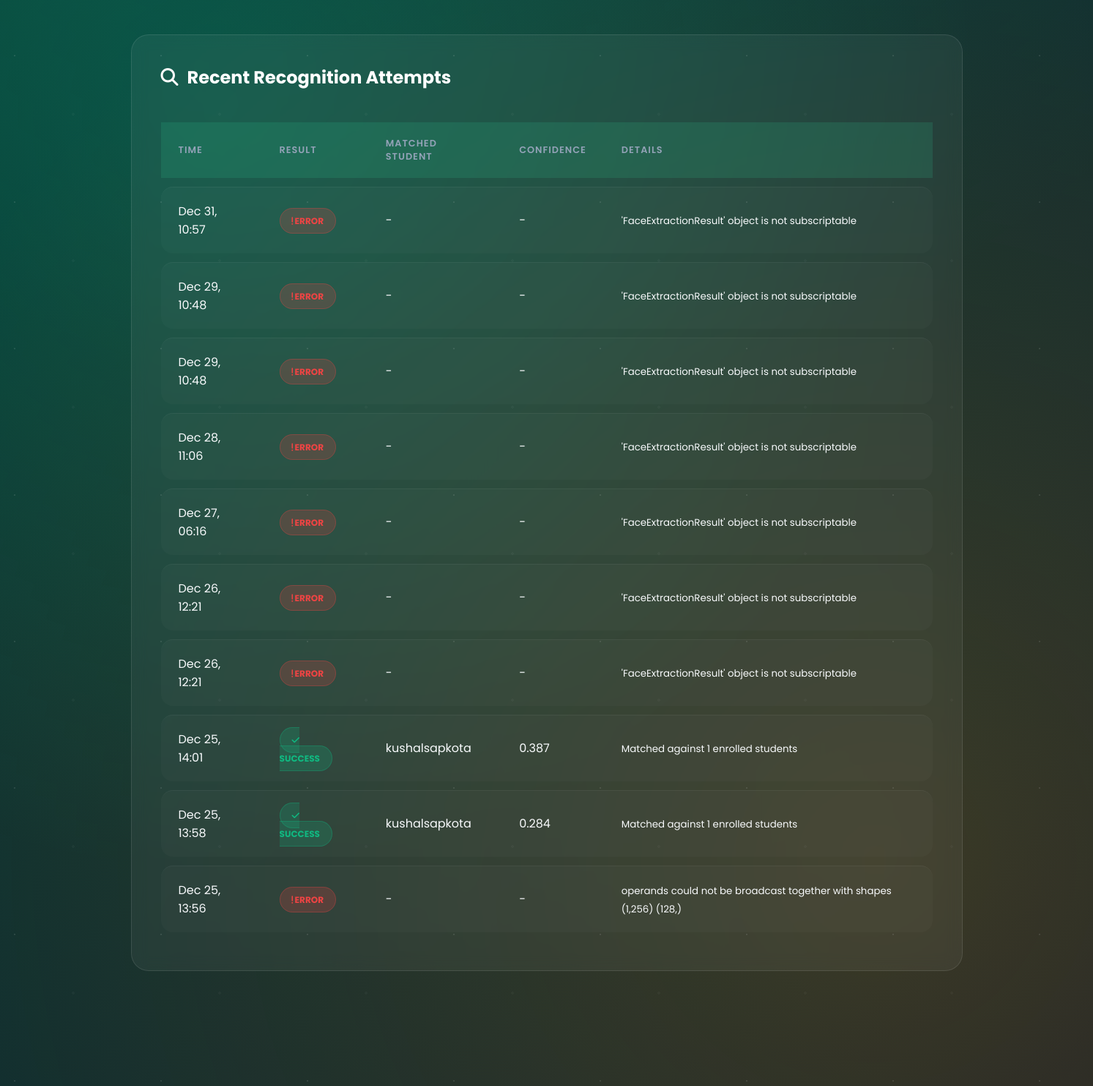
/face/dashboard/ (signed in, middle part), run on an earlier commit of the app's database.
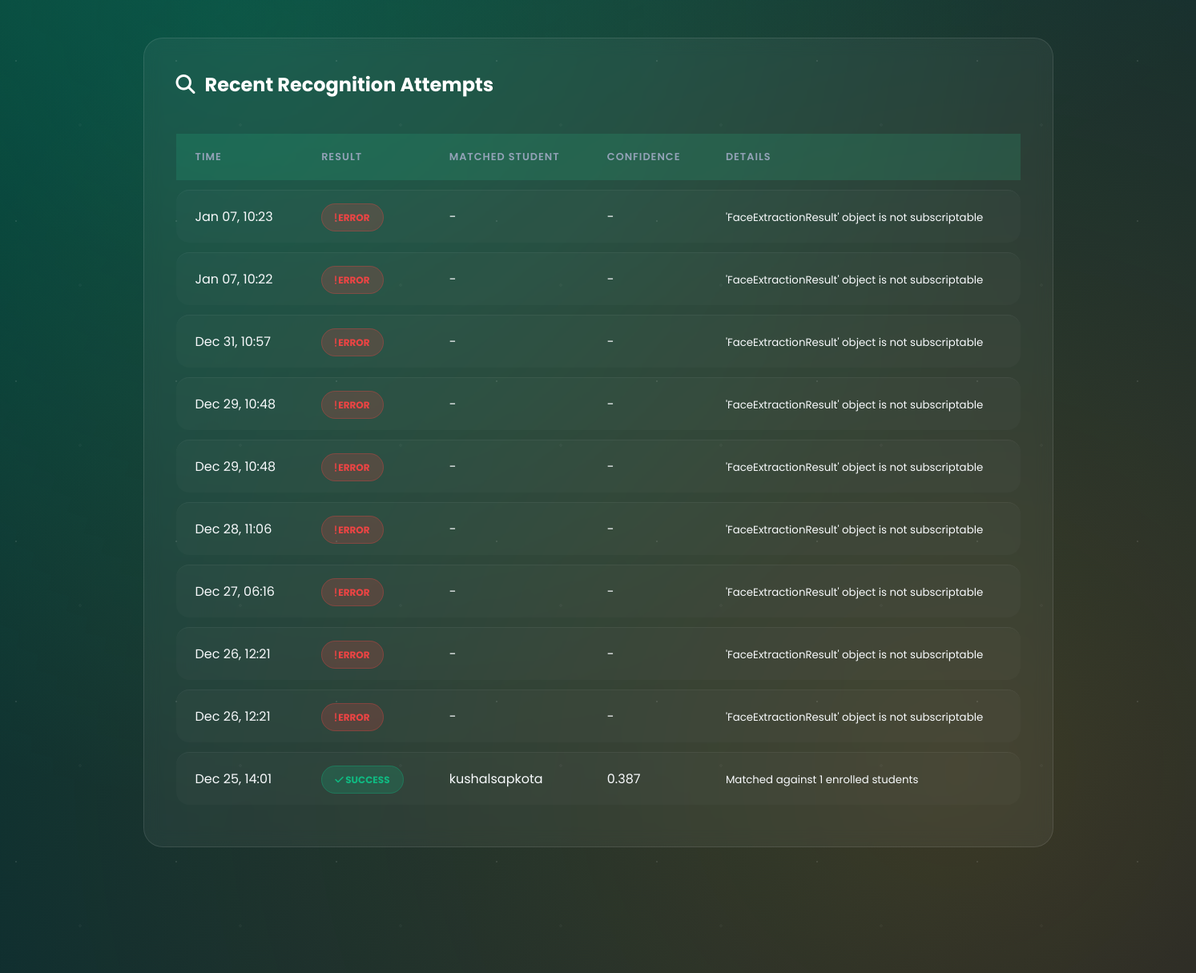
And on a later commit of the database.
### idchartrecognation/models.py (models this page shows, shortened)
class RecognitionLog(models.Model):
    RESULT_CHOICES = [
        ('success', 'Success'),
        ('no_match', 'No Match Found'),
        ('no_face', 'No Face Detected'),
        ('multiple_faces', 'Multiple Faces Detected'),
        ('poor_quality', 'Poor Quality Image'),
        ('error', 'Error'),
    ]
    image = models.ImageField(upload_to='recognition_logs/', null=True, blank=True)
    result = models.CharField(max_length=20, choices=RESULT_CHOICES)
    matched_student = models.ForeignKey(
        Student,
        on_delete=models.SET_NULL,
        null=True,
        blank=True,
        related_name='recognition_logs'
    )
    confidence = models.FloatField(
        null=True,
        blank=True,
        help_text='Match confidence score (lower is better, < 0.6 is good match)'
    )
    timestamp = models.DateTimeField(auto_now_add=True)
    details = models.TextField(blank=True, help_text='Additional details or error messages')
    class Meta:
        ordering = ['-timestamp']
        verbose_name = "Recognition Log"
        verbose_name_plural = "Recognition Logs"
        indexes = [
            models.Index(fields=['-timestamp']),
            models.Index(fields=['matched_student', '-timestamp']),
        ]

### home/models.py (models this page shows, shortened)
class Student(models.Model):
    MAX_BOOKS_ALLOWED = 5  # Maximum books a student can issue at once
    user = models.OneToOneField(User, on_delete=models.CASCADE)
    classroom = models.CharField(max_length=10, blank=True, default='N/A')
    branch = models.CharField(max_length=10, blank=True, default='N/A')
    roll_no = models.CharField(max_length=3, blank=True)
    phone = models.CharField(
        max_length=10,
        blank=True,
        validators=[RegexValidator(
            regex=r'^\d{10}$',
            message='Phone number must be exactly 10 digits'
        )]
    )
    image = models.ImageField(upload_to="student_images/", blank=True)
    date_joined = models.DateTimeField(auto_now_add=True)
    is_active = models.BooleanField(default=True)
    class Meta:
        ordering = ['user__username']

### idchartrecognation/views.py (the view)
# urls.py: path('dashboard/', views.dashboard, name='dashboard'),
@login_required
def dashboard(request):
    total_enrolled = FaceEncoding.objects.filter(is_active=True).count()
    total_students = Student.objects.filter(is_active=True).count()
    enrollment_percentage = (total_enrolled / total_students * 100) if total_students > 0 else 0
    recent_enrollments = FaceEncoding.objects.filter(
        is_active=True
    ).select_related('student__user').order_by('-enrolled_at')[:10]
    week_ago = timezone.now() - timedelta(days=7)
    recognition_stats = RecognitionLog.objects.filter(
        timestamp__gte=week_ago
    ).values('result').annotate(count=Count('result'))
    recent_recognitions = RecognitionLog.objects.select_related(
        'matched_student__user'
    ).order_by('-timestamp')[:10]
    context = {
        'total_enrolled': total_enrolled,
        'total_students': total_students,
        'enrollment_percentage': enrollment_percentage,
        'recent_enrollments': recent_enrollments,
        'recognition_stats': recognition_stats,
        'recent_recognitions': recent_recognitions,
    }
    return render(request, 'idchartrecognation/dashboard.html', context)

### idchartrecognation/templates/idchartrecognation/dashboard.html (shortened to what this page needs)
{% extends 'base.html' %}
{% block content %}
{% if recent_recognitions %}
<div class="section-card">
    <h3><i class="fas fa-search"></i> Recent Recognition Attempts</h3>
    <div class="table-responsive">
        <table class="data-table">
            <thead>
                <tr>
                    <th>Time</th>
                    <th>Result</th>
                    <th>Matched Student</th>
                    <th>Confidence</th>
                    <th>Details</th>
                </tr>
            </thead>
            <tbody>
                {% for log in recent_recognitions %}
                <tr>
                    <td>{{ log.timestamp|date:"M d, H:i" }}</td>
                    <td>
                        {% if log.result == 'success' %}
                            <span class="badge badge-success"><i class="fas fa-check"></i> Success</span>
                        {% elif log.result == 'no_match' %}
                            <span class="badge badge-warning"><i class="fas fa-times"></i> No Match</span>
                        {% else %}
                            <span class="badge badge-danger"> {{ log.result|title }}</span>
                        {% endif %}
                    </td>
                    <td>
                        {% if log.matched_student %}
                            {{ log.matched_student.user.get_full_name|default:log.matched_student.user.username }}
                        {% else %}
                            -
                        {% endif %}
                    </td>
                    <td>
                        {% if log.confidence %}
                            {{ log.confidence|floatformat:3 }}
                        {% else %}
                            -
                        {% endif %}
                    </td>
                    <td><small>{{ log.details|truncatewords:10 }}</small></td>
                </tr>
                {% endfor %}
            </tbody>
        </table>
    </div>
</div>
{% endif %}
{% endblock %}

### home/templates/base.html (shortened to what this page needs)
{% load static %}
<!DOCTYPE html>
<html lang="en">
<head>
    <link rel="stylesheet" href="{% static 'user/style.css' %}">
    <link rel="stylesheet" href="https://cdnjs.cloudflare.com/ajax/libs/font-awesome/6.4.0/css/all.min.css">
</head>
<body>
    <div class="container">
        {% block content %}
        {% endblock %}
    </div>
</body>
</html>

### user/static/user/style.css (style rules this page uses)
:root { --primary: #10b981; --secondary: #059669; --accent: #f59e0b; --success: #14b8a6; --danger: #ef4444; --dark: #0f172a; --card-bg: rgba(255, 255, 255, 0.05); --text: #f8fafc; --text-muted: #94a3b8; --shadow-color: rgba(16, 185, 129, 0.3); }
* { margin: 0; padding: 0; box-sizing: border-box; }
body { font-family: 'Poppins', sans-serif; background: linear-gradient(135deg, #064e3b 0%, #0f172a 100%); min-height: 100vh; color: var(--text); position: relative; overflow-x: hidden; }
body::before { content: ''; position: fixed; top: 0; left: 0; width: 100%; height: 100%; background: radial-gradient(circle at 20% 50%, rgba(16, 185, 129, 0.2), transparent 50%), radial-gradient(circle at 80% 80%, rgba(245, 158, 11, 0.2), transparent 50%), radial-gradient(circle at 40% 20%, rgba(20, 184, 166, 0.15), transparent 50%); pointer-events: none; z-index: 0; animation: gradientShift 15s ease infinite; }
body::after { content: ''; position: fixed; top: 0; left: 0; width: 100%; height: 100%; background-image: radial-gradient(circle, rgba(255, 255, 255, 0.1) 1px, transparent 1px), radial-gradient(circle, rgba(255, 255, 255, 0.05) 1px, transparent 1px); background-size: 50px 50px, 80px 80px; background-position: 0 0, 40px 40px; pointer-events: none; z-index: 0; animation: particleFloat 20s linear infinite; }
body::after { content: ''; position: fixed; top: 0; left: 0; width: 100%; height: 100%; background-image: radial-gradient(1px 1px at 10% 10%, rgba(255,255,255,0.05) 100%, transparent), radial-gradient(1px 1px at 90% 90%, rgba(255,255,255,0.05) 100%, transparent), radial-gradient(2px 2px at 50% 50%, rgba(255,255,255,0.03) 100%, transparent); background-size: 200px 200px; pointer-events: none; z-index: 1000; animation: dustFloat 30s linear infinite; }
.container { position: relative; z-index: 1; max-width: 1200px; margin: 0 auto; padding: 2rem; animation: shelfEntrance 0.8s cubic-bezier(0.2, 0.8, 0.2, 1); }
table { width: 100%; border-collapse: collapse; }
thead { background: rgba(16, 185, 129, 0.15); }
th { padding: 1.25rem 1.5rem; text-align: left; font-weight: 600; font-size: 0.875rem; text-transform: uppercase; letter-spacing: 1px; color: var(--accent); }
td { padding: 1.25rem 1.5rem; border-top: 1px solid rgba(255, 255, 255, 0.05); color: var(--text); }
tbody tr { transition: all 0.3s ease; }
.badge-success { background: rgba(16, 185, 129, 0.1); color: var(--primary); border: 1px solid rgba(16, 185, 129, 0.2); }
.badge-danger { background: rgba(239, 68, 68, 0.1); color: var(--danger); border: 1px solid rgba(239, 68, 68, 0.2); }

### idchartrecognation/templates/idchartrecognation/dashboard.html (style rules this page uses)
.section-card { background: rgba(255, 255, 255, 0.05); backdrop-filter: blur(10px); border-radius: 24px; padding: 2.5rem; border: 1px solid rgba(255, 255, 255, 0.1); margin-bottom: 3rem; animation: fadeInUp 0.8s ease forwards; opacity: 0; animation-delay: 0.6s; }
.section-card h3 { font-size: 1.5rem; margin-bottom: 2rem; display: flex; align-items: center; gap: 0.75rem; color: #fff; }
.data-table { width: 100%; border-collapse: separate; border-spacing: 0 0.75rem; }
.data-table tr { background: rgba(255, 255, 255, 0.02); transition: all 0.3s ease; }
.data-table td, .data-table th { padding: 1.25rem 1.5rem; }
.data-table th { font-weight: 600; text-transform: uppercase; font-size: 0.8rem; letter-spacing: 1px; color: var(--text-muted); }
.data-table td:first-child { border-radius: 16px 0 0 16px; }
.data-table td:last-child { border-radius: 0 16px 16px 0; }
.badge { padding: 0.5rem 1rem; border-radius: 50px; font-weight: 700; font-size: 0.75rem; text-transform: uppercase; }
.badge-success { background: rgba(16, 185, 129, 0.2); color: #10b981; border: 1px solid rgba(16, 185, 129, 0.3); }
.badge-danger { background: rgba(239, 68, 68, 0.2); color: #ef4444; border: 1px solid rgba(239, 68, 68, 0.3); }

What changed in the data, as far as the page shows it:
no longer on this page (row unchanged): RecognitionLog: timestamp "Dec 25, 13:58", result "success" (drawn), matched_student.user.get_full_name "kushalsapkota", confidence "0.284", details "Matched against 1 enrolled students"
no longer on this page (row unchanged): RecognitionLog: timestamp "Dec 25, 13:56", result "ERROR", details "operands could not be broadcast together with shapes (1,256) (128,)"
added RecognitionLog: timestamp "Jan 07, 10:23", result "ERROR", details "'FaceExtractionResult' object is not subscriptable"
added RecognitionLog: timestamp "Jan 07, 10:22", result "ERROR", details "'FaceExtractionResult' object is not subscriptable"
